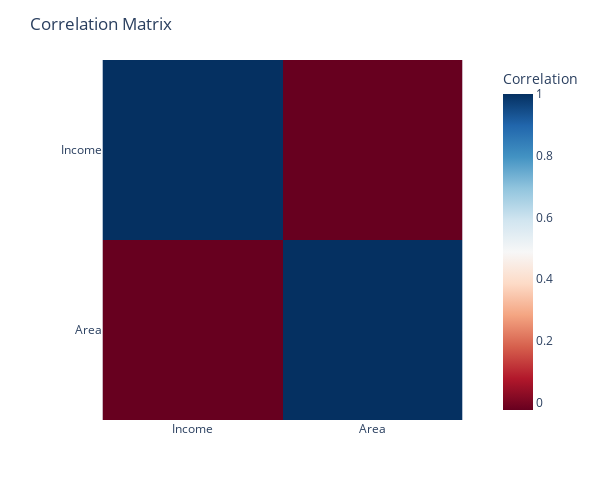

This figure's notebook cell:
### Code cell
correlation_matrix = df[['Population', 'Income', 'Area']].corr()


fig = px.imshow(correlation_matrix,
                labels=dict(color="Correlation"),
                x=correlation_matrix.columns,
                y=correlation_matrix.columns,
                color_continuous_scale='RdBu')

fig.update_layout(
    title="Correlation Matrix",
    width=600,
    height=500
)

fig.show()

### Figure 1 — Plotly figure (JSON) as saved in the notebook; plotly's stock layout.template omitted (floating-point values rounded to 4 significant figures)
{"data": [{"coloraxis": "coloraxis", "hovertemplate": "x: %{x}<br>y: %{y}<br>Correlation: %{z}<extra></extra>", "name": "0", "type": "heatmap", "x": ["Income", "Area"], "xaxis": "x", "y": ["Income", "Area"], "yaxis": "y", "z": [[1, -0.02338], [-0.02338, 1]]}], "layout": {"coloraxis": {"colorbar": {"title": {"text": "Correlation"}}, "colorscale": [[0, "rgb(103,0,31)"], [0.1, "rgb(178,24,43)"], [0.2, "rgb(214,96,77)"], [0.3, "rgb(244,165,130)"], [0.4, "rgb(253,219,199)"], [0.5, "rgb(247,247,247)"], [0.6, "rgb(209,229,240)"], [0.7, "rgb(146,197,222)"], [0.8, "rgb(67,147,195)"], [0.9, "rgb(33,102,172)"], [1, "rgb(5,48,97)"]]}, "height": 500, "margin": {"t": 60}, "title": {"text": "Correlation Matrix"}, "width": 600, "xaxis": {"anchor": "y", "constrain": "domain", "domain": [0, 1], "scaleanchor": "y"}, "yaxis": {"anchor": "x", "autorange": "reversed", "constrain": "domain", "domain": [0, 1]}}}
